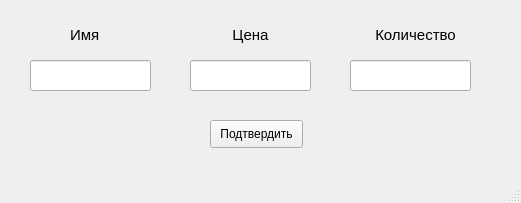
<?xml version="1.0" encoding="UTF-8"?>
<ui version="4.0">
 <class>helper</class>
 <widget class="QMainWindow" name="helper">
  <property name="geometry">
   <rect>
    <x>0</x>
    <y>0</y>
    <width>521</width>
    <height>203</height>
   </rect>
  </property>
  <property name="windowTitle">
   <string>MainWindow</string>
  </property>
  <widget class="QWidget" name="centralwidget">
   <widget class="QLabel" name="label">
    <property name="geometry">
     <rect>
      <x>70</x>
      <y>20</y>
      <width>71</width>
      <height>31</height>
     </rect>
    </property>
    <property name="text">
     <string>&lt;html&gt;&lt;head/&gt;&lt;body&gt;&lt;p&gt;&lt;span style=&quot; font-size:11pt;&quot;&gt;Имя&lt;/span&gt;&lt;/p&gt;&lt;/body&gt;&lt;/html&gt;</string>
    </property>
   </widget>
   <widget class="QLineEdit" name="name">
    <property name="geometry">
     <rect>
      <x>30</x>
      <y>60</y>
      <width>121</width>
      <height>31</height>
     </rect>
    </property>
   </widget>
   <widget class="QLineEdit" name="amount">
    <property name="geometry">
     <rect>
      <x>350</x>
      <y>60</y>
      <width>121</width>
      <height>31</height>
     </rect>
    </property>
   </widget>
   <widget class="QLineEdit" name="price">
    <property name="geometry">
     <rect>
      <x>190</x>
      <y>60</y>
      <width>121</width>
      <height>31</height>
     </rect>
    </property>
   </widget>
   <widget class="QLabel" name="label_2">
    <property name="geometry">
     <rect>
      <x>210</x>
      <y>20</y>
      <width>81</width>
      <height>31</height>
     </rect>
    </property>
    <property name="text">
     <string>&lt;html&gt;&lt;head/&gt;&lt;body&gt;&lt;p align=&quot;center&quot;&gt;&lt;span style=&quot; font-size:11pt;&quot;&gt;Цена&lt;/span&gt;&lt;/p&gt;&lt;/body&gt;&lt;/html&gt;</string>
    </property>
   </widget>
   <widget class="QLabel" name="label_3">
    <property name="geometry">
     <rect>
      <x>360</x>
      <y>20</y>
      <width>111</width>
      <height>31</height>
     </rect>
    </property>
    <property name="text">
     <string>&lt;html&gt;&lt;head/&gt;&lt;body&gt;&lt;p align=&quot;center&quot;&gt;&lt;span style=&quot; font-size:11pt;&quot;&gt;Количество&lt;/span&gt;&lt;/p&gt;&lt;/body&gt;&lt;/html&gt;</string>
    </property>
   </widget>
   <widget class="QPushButton" name="pushButton">
    <property name="geometry">
     <rect>
      <x>210</x>
      <y>120</y>
      <width>93</width>
      <height>28</height>
     </rect>
    </property>
    <property name="text">
     <string>Подтвердить</string>
    </property>
   </widget>
  </widget>
  <widget class="QStatusBar" name="statusbar"/>
 </widget>
 <resources/>
 <connections/>
</ui>
